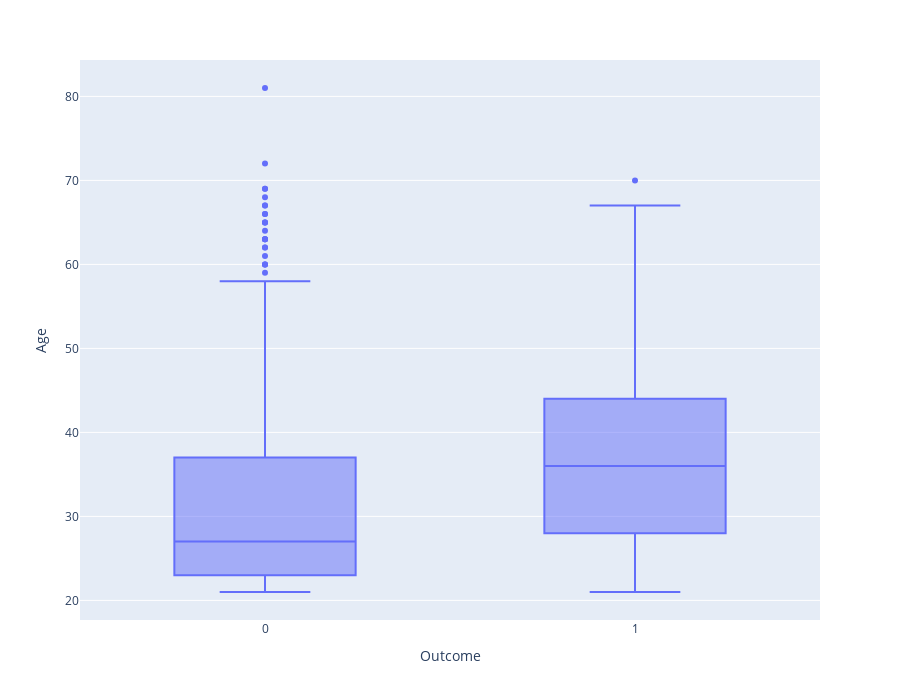

Notebook code cell kept with this figure:
### Markdown cell above
## BoxPlot

- We notice that the patients with diabetes are older

### Code cell
px.box(data,x="Outcome",y="Age",height=700)

### Figure 1 — Plotly figure (JSON) as saved in the notebook; plotly's stock layout.template omitted (floating-point values rounded to 4 significant figures; data arrays with more than 128 entries replaced by an {"elided": "..."} marker saying what was removed)
{"data": [{"alignmentgroup": "True", "hovertemplate": "Outcome=%{x}<br>Age=%{y}<extra></extra>", "legendgroup": "", "marker": {"color": "#636efa"}, "name": "", "notched": false, "offsetgroup": "", "orientation": "v", "showlegend": false, "type": "box", "x": {"elided": "768 int values"}, "x0": " ", "xaxis": "x", "y": {"elided": "768 int values"}, "y0": " ", "yaxis": "y"}], "layout": {"boxmode": "group", "height": 700, "legend": {"tracegroupgap": 0}, "margin": {"t": 60}, "xaxis": {"anchor": "y", "domain": [0, 1], "title": {"text": "Outcome"}}, "yaxis": {"anchor": "x", "domain": [0, 1], "title": {"text": "Age"}}}}
